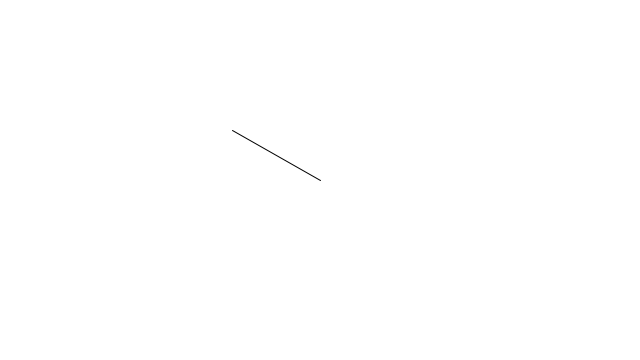
Frame 1 (no input)
Frame 60 (the mouse pressed at the canvas centre just before this capture): identical to frame 1, image omitted
Frame 120 (the mouse held since frame 60 and released just before this capture): blank canvas, image omitted

The Processing sketch that drew this single still picture (run headless with seeded random() and noise(); from frame 60 on, the mouse is pressed at the canvas centre):

// Processing sketch: Vector_Line
// ── Vector_Line.pde
void setup() {
  size(640,360);
}
 
void draw() {
  background(255);

  PVector mouse  = new PVector(mouseX,mouseY);
  PVector center = new PVector(width/2,height/2);

  mouse.sub(center);
mouse.normalize();
mouse.mult(100);

  translate(width/2,height/2);
  line(0,0,mouse.x,mouse.y);
}
